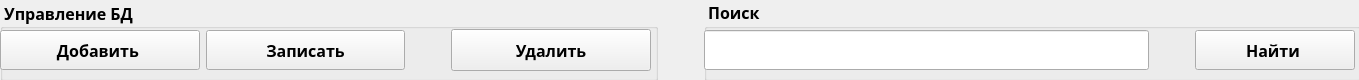
<?xml version="1.0" encoding="UTF-8"?>
<ui version="4.0">
 <class>btnManagerDb</class>
 <widget class="QWidget" name="btnManagerDb">
  <property name="geometry">
   <rect>
    <x>0</x>
    <y>0</y>
    <width>1359</width>
    <height>80</height>
   </rect>
  </property>
  <property name="sizePolicy">
   <sizepolicy hsizetype="Minimum" vsizetype="Minimum">
    <horstretch>0</horstretch>
    <verstretch>0</verstretch>
   </sizepolicy>
  </property>
  <property name="minimumSize">
   <size>
    <width>0</width>
    <height>80</height>
   </size>
  </property>
  <property name="maximumSize">
   <size>
    <width>16777215</width>
    <height>80</height>
   </size>
  </property>
  <property name="font">
   <font>
    <family>PT Serif</family>
   </font>
  </property>
  <property name="windowTitle">
   <string notr="true">Form</string>
  </property>
  <property name="toolTip">
   <string notr="true"/>
  </property>
  <property name="statusTip">
   <string notr="true"/>
  </property>
  <property name="whatsThis">
   <string notr="true"/>
  </property>
  <property name="accessibleName">
   <string notr="true"/>
  </property>
  <property name="accessibleDescription">
   <string notr="true"/>
  </property>
  <property name="windowFilePath">
   <string notr="true"/>
  </property>
  <widget class="QWidget" name="gridLayoutWidget">
   <property name="geometry">
    <rect>
     <x>0</x>
     <y>0</y>
     <width>1361</width>
     <height>81</height>
    </rect>
   </property>
   <layout class="QGridLayout" name="gridLayout">
    <property name="sizeConstraint">
     <enum>QLayout::SetMinAndMaxSize</enum>
    </property>
    <item row="0" column="2">
     <widget class="QGroupBox" name="groupBox_managerFind">
      <property name="font">
       <font>
        <family>PT Serif</family>
        <pointsize>12</pointsize>
        <bold>true</bold>
       </font>
      </property>
      <property name="toolTip">
       <string notr="true"/>
      </property>
      <property name="statusTip">
       <string notr="true"/>
      </property>
      <property name="whatsThis">
       <string notr="true"/>
      </property>
      <property name="accessibleName">
       <string notr="true"/>
      </property>
      <property name="accessibleDescription">
       <string notr="true"/>
      </property>
      <property name="title">
       <string notr="true"> Поиск</string>
      </property>
      <property name="flat">
       <bool>false</bool>
      </property>
      <widget class="QWidget" name="horizontalLayoutWidget_2">
       <property name="geometry">
        <rect>
         <x>0</x>
         <y>30</y>
         <width>651</width>
         <height>42</height>
        </rect>
       </property>
       <layout class="QHBoxLayout" name="horizontalLayout_2">
        <property name="sizeConstraint">
         <enum>QLayout::SetMinAndMaxSize</enum>
        </property>
        <item>
         <widget class="QLineEdit" name="lineEdit">
          <property name="minimumSize">
           <size>
            <width>320</width>
            <height>40</height>
           </size>
          </property>
         </widget>
        </item>
        <item>
         <spacer name="horizontalSpacer_2">
          <property name="orientation">
           <enum>Qt::Horizontal</enum>
          </property>
          <property name="sizeType">
           <enum>QSizePolicy::Preferred</enum>
          </property>
          <property name="sizeHint" stdset="0">
           <size>
            <width>40</width>
            <height>20</height>
           </size>
          </property>
         </spacer>
        </item>
        <item>
         <widget class="QPushButton" name="btnFindDB">
          <property name="minimumSize">
           <size>
            <width>160</width>
            <height>40</height>
           </size>
          </property>
          <property name="text">
           <string>Найти </string>
          </property>
          <property name="icon">
           <iconset>
            <normaloff>../ico/finddb.png</normaloff>../ico/finddb.png</iconset>
          </property>
          <property name="iconSize">
           <size>
            <width>24</width>
            <height>24</height>
           </size>
          </property>
         </widget>
        </item>
       </layout>
      </widget>
     </widget>
    </item>
    <item row="0" column="0">
     <widget class="QGroupBox" name="groupBox_managerDB">
      <property name="font">
       <font>
        <family>PT Serif</family>
        <pointsize>12</pointsize>
        <bold>true</bold>
       </font>
      </property>
      <property name="title">
       <string> Управление БД</string>
      </property>
      <property name="alignment">
       <set>Qt::AlignLeading|Qt::AlignLeft|Qt::AlignVCenter</set>
      </property>
      <property name="flat">
       <bool>false</bool>
      </property>
      <widget class="QWidget" name="horizontalLayoutWidget">
       <property name="geometry">
        <rect>
         <x>0</x>
         <y>29</y>
         <width>651</width>
         <height>42</height>
        </rect>
       </property>
       <layout class="QHBoxLayout" name="horizontalLayout">
        <property name="sizeConstraint">
         <enum>QLayout::SetMinAndMaxSize</enum>
        </property>
        <item>
         <widget class="QPushButton" name="btnAddDB">
          <property name="minimumSize">
           <size>
            <width>160</width>
            <height>40</height>
           </size>
          </property>
          <property name="text">
           <string>Добавить </string>
          </property>
          <property name="icon">
           <iconset>
            <normaloff>../ico/adddb.png</normaloff>../ico/adddb.png</iconset>
          </property>
          <property name="iconSize">
           <size>
            <width>24</width>
            <height>24</height>
           </size>
          </property>
         </widget>
        </item>
        <item>
         <widget class="QPushButton" name="btnSaveDB">
          <property name="minimumSize">
           <size>
            <width>160</width>
            <height>40</height>
           </size>
          </property>
          <property name="text">
           <string>Записать</string>
          </property>
          <property name="icon">
           <iconset>
            <normaloff>../ico/savedb.png</normaloff>../ico/savedb.png</iconset>
          </property>
          <property name="iconSize">
           <size>
            <width>24</width>
            <height>24</height>
           </size>
          </property>
         </widget>
        </item>
        <item>
         <spacer name="horizontalSpacer">
          <property name="orientation">
           <enum>Qt::Horizontal</enum>
          </property>
          <property name="sizeType">
           <enum>QSizePolicy::Minimum</enum>
          </property>
          <property name="sizeHint" stdset="0">
           <size>
            <width>40</width>
            <height>20</height>
           </size>
          </property>
         </spacer>
        </item>
        <item>
         <widget class="QPushButton" name="btnDeleteDB">
          <property name="sizePolicy">
           <sizepolicy hsizetype="Minimum" vsizetype="Minimum">
            <horstretch>0</horstretch>
            <verstretch>0</verstretch>
           </sizepolicy>
          </property>
          <property name="minimumSize">
           <size>
            <width>160</width>
            <height>40</height>
           </size>
          </property>
          <property name="text">
           <string>Удалить</string>
          </property>
          <property name="icon">
           <iconset>
            <normaloff>../ico/deldb.png</normaloff>../ico/deldb.png</iconset>
          </property>
          <property name="iconSize">
           <size>
            <width>24</width>
            <height>24</height>
           </size>
          </property>
         </widget>
        </item>
       </layout>
      </widget>
     </widget>
    </item>
    <item row="0" column="1">
     <spacer name="horizontalSpacer_3">
      <property name="orientation">
       <enum>Qt::Horizontal</enum>
      </property>
      <property name="sizeType">
       <enum>QSizePolicy::Maximum</enum>
      </property>
      <property name="sizeHint" stdset="0">
       <size>
        <width>40</width>
        <height>20</height>
       </size>
      </property>
     </spacer>
    </item>
   </layout>
  </widget>
 </widget>
 <resources/>
 <connections/>
</ui>
